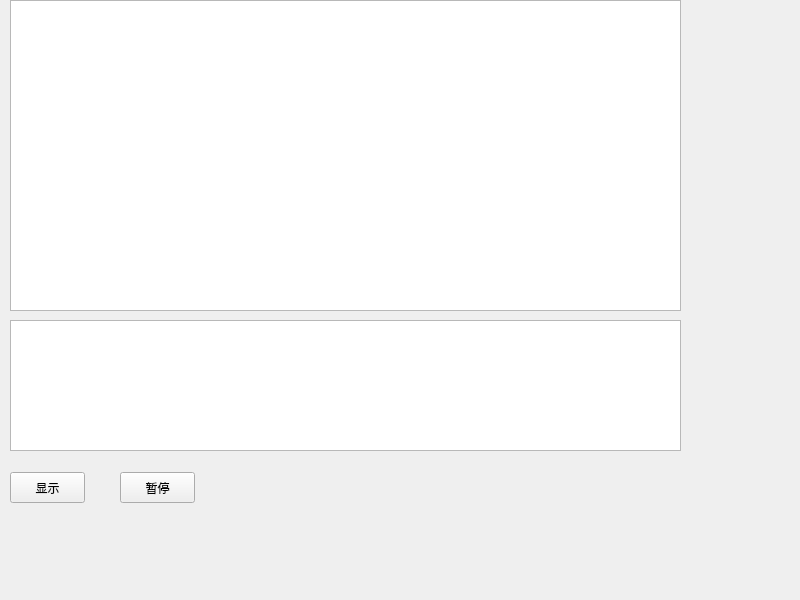
<?xml version="1.0" encoding="UTF-8"?>
<ui version="4.0">
 <class>Widget</class>
 <widget class="QWidget" name="Widget">
  <property name="geometry">
   <rect>
    <x>0</x>
    <y>0</y>
    <width>800</width>
    <height>600</height>
   </rect>
  </property>
  <property name="windowTitle">
   <string>Widget</string>
  </property>
  <widget class="QChartView" name="chartView">
   <property name="geometry">
    <rect>
     <x>10</x>
     <y>0</y>
     <width>671</width>
     <height>311</height>
    </rect>
   </property>
  </widget>
  <widget class="QTextEdit" name="textEdit">
   <property name="geometry">
    <rect>
     <x>10</x>
     <y>320</y>
     <width>671</width>
     <height>131</height>
    </rect>
   </property>
  </widget>
  <widget class="QPushButton" name="displayButton">
   <property name="geometry">
    <rect>
     <x>10</x>
     <y>472</y>
     <width>75</width>
     <height>31</height>
    </rect>
   </property>
   <property name="text">
    <string>显示</string>
   </property>
  </widget>
  <widget class="QPushButton" name="stopButton">
   <property name="geometry">
    <rect>
     <x>120</x>
     <y>472</y>
     <width>75</width>
     <height>31</height>
    </rect>
   </property>
   <property name="text">
    <string>暂停</string>
   </property>
  </widget>
 </widget>
 <customwidgets>
  <customwidget>
   <class>QChartView</class>
   <extends>QGraphicsView</extends>
   <header location="global">qchartview.h</header>
  </customwidget>
 </customwidgets>
 <resources/>
 <connections/>
</ui>
